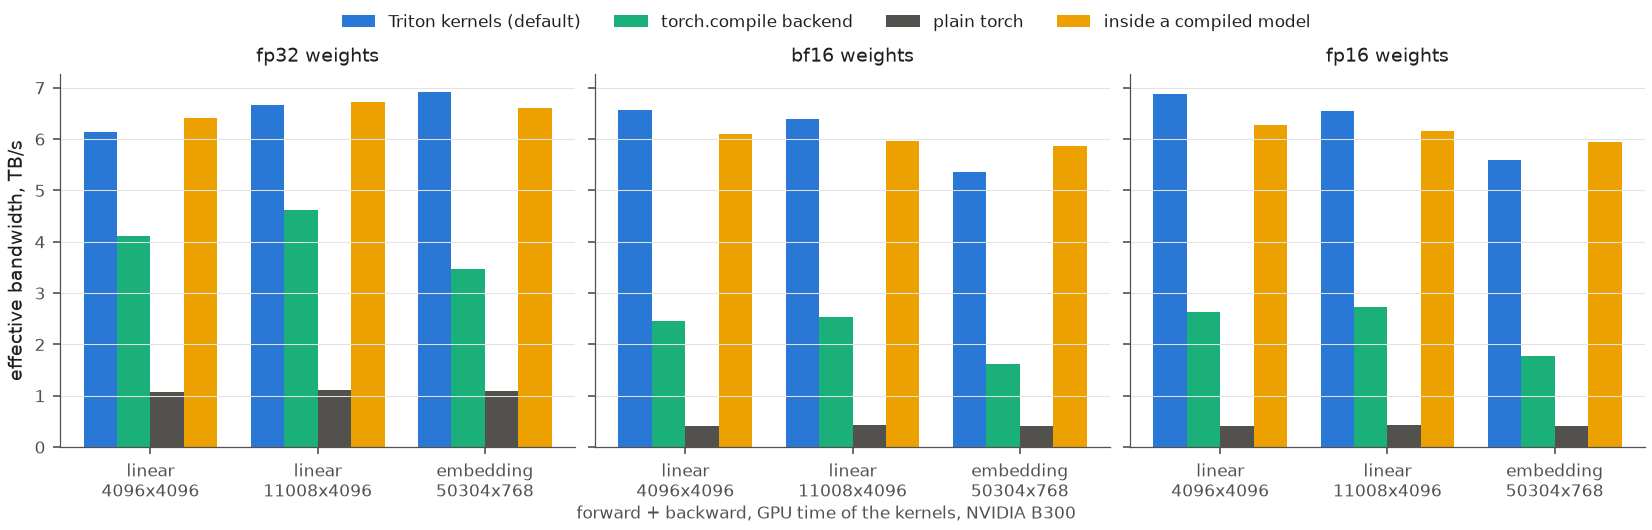

Write the Python code that produced this figure.
"""Draw the kernel figures from the benchmark results in `data/` (`measure/ops/speed.py` and
`measure/ops/overhead.py`, one GPU):

- `kernels.png`: the unit-row op's forward + backward per path, effective bandwidth from the GPU
  time of its kernels, on three large weights, fp32 / bf16 / fp16 weights;
- `layer_speed.png`: training-step time of a patched layer over the plain layer, bf16 AMP, per
  setting.

Writes light and dark PNGs next to this file.

    python docs/figures/kernels.py
"""

import matplotlib

matplotlib.use("Agg")
import matplotlib.pyplot as plt  # noqa: E402
from plot import HERE, SLOTS, THEMES, rows, style  # noqa: E402

LARGE = ("linear 4096x4096", "linear 11008x4096", "embedding 50304x768")
PATHS = {  # path -> (label, slot or None for muted)
    "triton": ("Triton kernels (default)", 0),
    "compile": ("torch.compile backend", 2),
    "eager": ("plain torch", None),
    "inductor": ("inside a compiled model", 3),
}
SETTINGS = {
    "eager, triton": ("Triton kernels (default)", 0),
    "eager, grouped": ("Triton, grouped launch", 4),
    "eager, compile": ("torch.compile backend", 2),
    "eager, eager": ("plain torch", None),
    "torch.compile": ("torch.compile of the model", 3),
}


def color(theme, slot):
    return THEMES[theme]["muted"] if slot is None else SLOTS[theme][slot]


def speed(theme: str):
    t = style(theme)
    data = rows("kernel_speed.csv")
    gpu = data[0]["gpu"]
    fig, axes = plt.subplots(1, 3, figsize=(11, 3.4), sharey=True, layout="constrained")
    width = 0.8 / len(PATHS)
    for ax, dtype in zip(axes, ("fp32", "bf16", "fp16"), strict=True):
        for i, (path, (label, slot)) in enumerate(PATHS.items()):
            xs, ys = [], []
            for j, shape in enumerate(LARGE):
                r = next(
                    (
                        r
                        for r in data
                        if r["shape"] == shape and r["dtype"] == dtype and r["path"] == path
                    ),
                    None,
                )
                if r:
                    xs.append(j + (i - 1.5) * width)
                    ys.append(r["gb_s"] / 1e3)
            ax.bar(xs, ys, width, color=color(theme, slot), label=label)
        ax.set_xticks(range(len(LARGE)), [s.replace(" ", "\n") for s in LARGE])
        ax.set_title(f"{dtype} weights", fontsize=9)
        ax.grid(axis="x", visible=False)
    axes[0].set_ylabel("effective bandwidth, TB/s")
    handles, labels = axes[0].get_legend_handles_labels()
    fig.legend(handles, labels, loc="outside upper center", ncol=4, frameon=False)
    fig.text(0.5, -0.02, f"forward + backward, GPU time of the kernels, {gpu}", ha="center", fontsize=8,
             color=t["muted"])  # fmt: skip
    return fig


def overhead(theme: str):
    t = style(theme)
    data = [r for r in rows("kernel_overhead.csv") if r["precision"] == "bf16 AMP"]
    gpu = data[0]["gpu"]
    cases = list(dict.fromkeys(r["case"] for r in data))
    fig, ax = plt.subplots(figsize=(11, 3.8), layout="constrained")
    width = 0.8 / len(SETTINGS)
    for i, (setting, (label, slot)) in enumerate(SETTINGS.items()):
        xs, ys = [], []
        for j, case in enumerate(cases):
            r = next((r for r in data if r["case"] == case and r["setting"] == setting), None)
            if r:
                xs.append(j + (i - 2) * width)
                ys.append(100 * (1 + r["overhead"]))
        ax.bar(xs, ys, width, color=color(theme, slot), label=label)
    ax.axhline(100, color=t["ink"], ls="--", lw=1)
    ax.set_xticks(range(len(cases)), [c.replace(", ", ",\n") for c in cases], fontsize=7.5)
    ax.set_ylabel("step time, % of the plain model")
    ax.set_ylim(80, None)
    ax.grid(axis="x", visible=False)
    ax.legend(loc="upper left", ncol=3)
    fig.text(0.5, -0.03, f"forward + backward, bf16 AMP, fp32 weights, {gpu}", ha="center", fontsize=8,
             color=t["muted"])  # fmt: skip
    return fig


def main() -> None:
    for name, draw in (("kernels", speed), ("layer_speed", overhead)):
        for theme, suffix in (("light", ""), ("dark", "_dark")):
            fig = draw(theme)
            fig.savefig(HERE / f"{name}{suffix}.png", dpi=150)
            plt.close(fig)
            print(HERE / f"{name}{suffix}.png")


if __name__ == "__main__":
    main()
